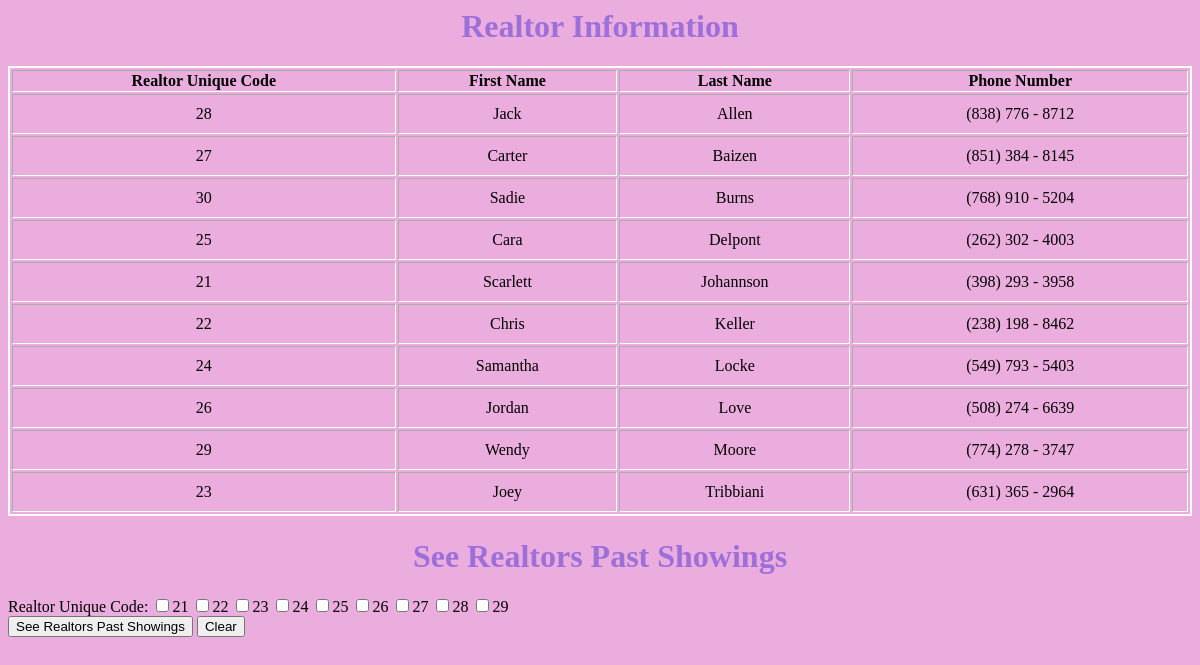
Screenshot of /find_realtor with the database file from the repository.
### tables this page shows
CREATE TABLE realtor (realtor_id int, realtor_first_name text, realtor_last_name text, realtor_phone_number text, primary key (realtor_id));

### flask_app.py (the view, shortened to what this page needs)
@app.route('/find_realtor', methods=['GET', 'POST'])
def find_realtor():
    if not request.method == "POST":
        conn = sqlite3.connect(PATH_TO_DB)
        cursor = conn.cursor()
        cursor.execute("SELECT * FROM realtor ORDER BY realtor_last_name ASC;")
        rows=cursor.fetchall()
        return render_template('find_realtor.html', rows=rows)

### templates/find_realtor.html (shortened to what this page needs)
<html>
<head>
    <link rel="stylesheet" type="text/css" href="{{ url_for('static', filename='cssFile.css') }}"/>
</head>
<body style='background-color:#EBACDE'>
    <h1>Realtor Information</h1>
    <table border="1">
        <tr>
            <th>Realtor Unique Code</th>
            <th>First Name</th>
            <th>Last Name</th>
            <th>Phone Number</th>
        </tr>
        {% for row in rows %}
        <tr>
            <td>{{ row[0] }}</td>
            <td>{{ row[1] }}</td>
            <td>{{ row[2] }}</td>
            <td>{{ row[3] }}</td>
        </tr>
        {% endfor %}
    </table>
    <h1>See Realtors Past Showings</h1>
    <form method='POST'>
        <label>Realtor Unique Code:</label>
        <input type="checkbox" name="realtor_id" value='21'>21
        <input type="checkbox" name="realtor_id" value='22'>22
        <input type="checkbox" name="realtor_id" value='23'>23
        <input type="checkbox" name="realtor_id" value='24'>24
        <input type="checkbox" name="realtor_id" value='25'>25
        <input type="checkbox" name="realtor_id" value='26'>26
        <input type="checkbox" name="realtor_id" value='27'>27
        <input type="checkbox" name="realtor_id" value='28'>28
        <input type="checkbox" name="realtor_id" value='29'>29
        <br>
        <input type="submit" value="See Realtors Past Showings" name="submit">
        <input type="reset" name="Clear" value="Clear">
    </form>
</body>
</html>

### static/cssFile.css (style rules this page uses)
h1 { color:#9D6FD9; text-align:center }
table { border:2px solid white; width: 100%; text-align: center; }
td { padding: 10px; }

### rows the page displays
realtor: realtor_id "28", realtor_first_name "Jack", realtor_last_name "Allen", realtor_phone_number "(838) 776 - 8712"
realtor: realtor_id "27", realtor_first_name "Carter", realtor_last_name "Baizen", realtor_phone_number "(851) 384 - 8145"
realtor: realtor_id "30", realtor_first_name "Sadie", realtor_last_name "Burns", realtor_phone_number "(768) 910 - 5204"
realtor: realtor_id "25", realtor_first_name "Cara", realtor_last_name "Delpont", realtor_phone_number "(262) 302 - 4003"
realtor: realtor_id "21", realtor_first_name "Scarlett", realtor_last_name "Johannson", realtor_phone_number "(398) 293 - 3958"
realtor: realtor_id "22", realtor_first_name "Chris", realtor_last_name "Keller", realtor_phone_number "(238) 198 - 8462"
realtor: realtor_id "24", realtor_first_name "Samantha", realtor_last_name "Locke", realtor_phone_number "(549) 793 - 5403"
realtor: realtor_id "26", realtor_first_name "Jordan", realtor_last_name "Love", realtor_phone_number "(508) 274 - 6639"
realtor: realtor_id "29", realtor_first_name "Wendy", realtor_last_name "Moore", realtor_phone_number "(774) 278 - 3747"
realtor: realtor_id "23", realtor_first_name "Joey", realtor_last_name "Tribbiani", realtor_phone_number "(631) 365 - 2964"
